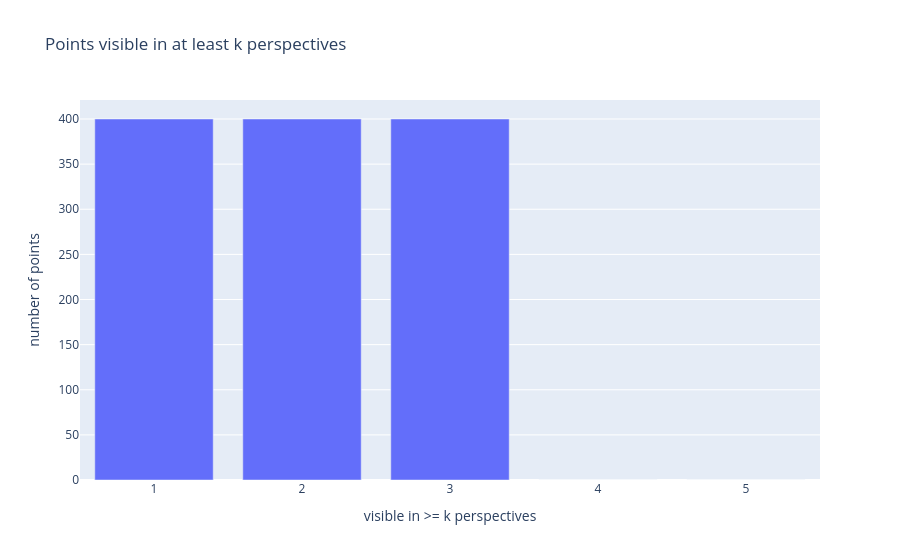

Notebook code cell kept with this figure:
### Markdown cell above
## 5. How visible is each point?

The pipeline records, for each `k`, how many points are seen in at least `k`
views. 3DMPE reconstructs well as long as most points are visible from **3+**
viewpoints (paper, Figures 7 and 16).

### Code cell
plot_points_per_perspective(result.points_per_perspective)

### Figure 1 — Plotly figure (JSON) as saved in the notebook; plotly's stock layout.template omitted (floating-point values rounded to 4 significant figures)
{"data": [{"type": "bar", "x": [1, 2, 3, 4, 5], "y": [400.0, 400.0, 400.0, 0.0, 0.0]}], "layout": {"title": {"text": "Points visible in at least k perspectives"}, "xaxis": {"title": {"text": "visible in >= k perspectives"}}, "yaxis": {"title": {"text": "number of points"}}}}
